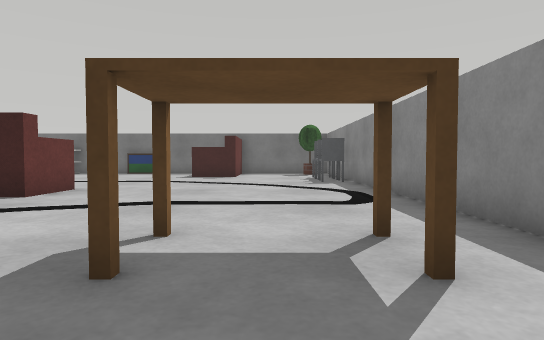
view 1 (above)

16 first-person views from a walk through a Webots world. The camera is 0.08 m above the floor, tilts 2° down and sees 75° across. The floor is counted in squares, 0.1 m on a side. Each view is taken from the middle of a square. On the plan, view 1 faces up. The plan holds only what a view shows up to about 11 squares ahead; the rest is blank. Robots are left out. Webots' stock objects and surfaces are drawn as simple stand-ins.

view 2
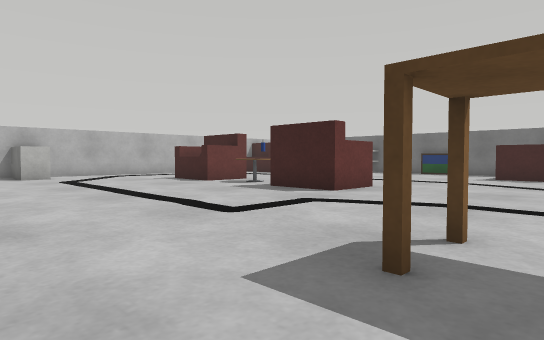

view 3
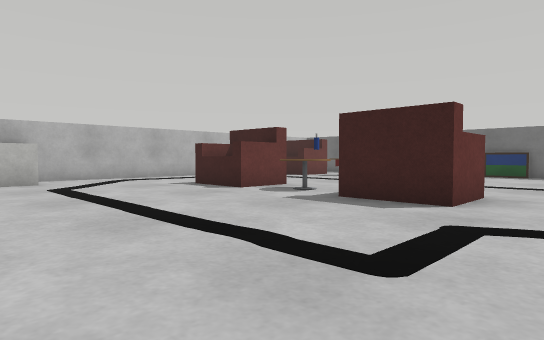

view 4
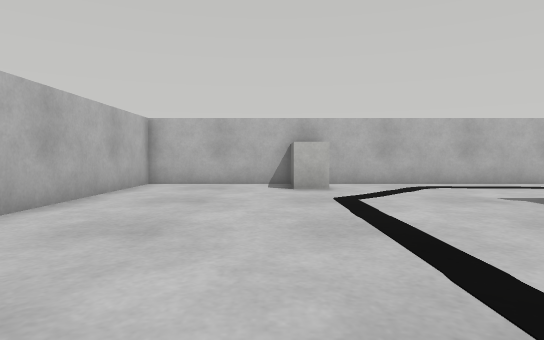

view 5
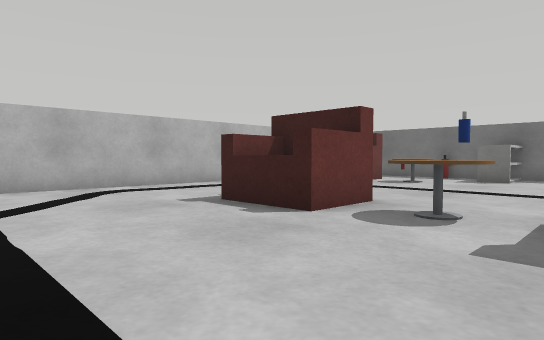

view 6
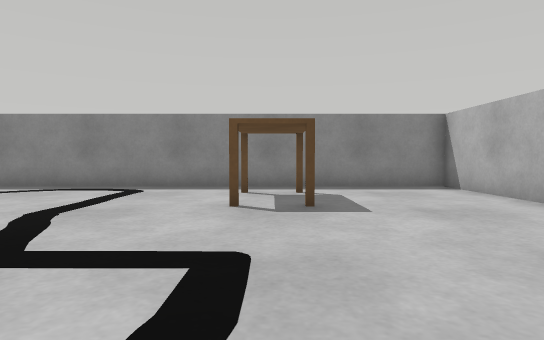

view 7
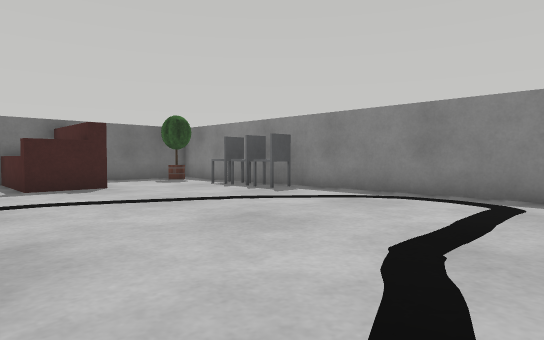

view 8
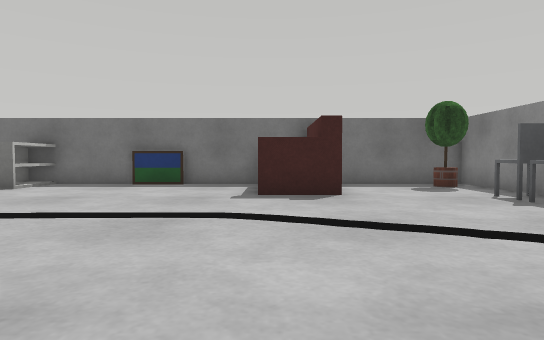

view 9
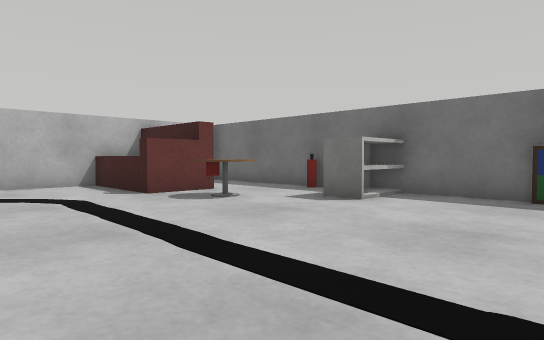

view 10
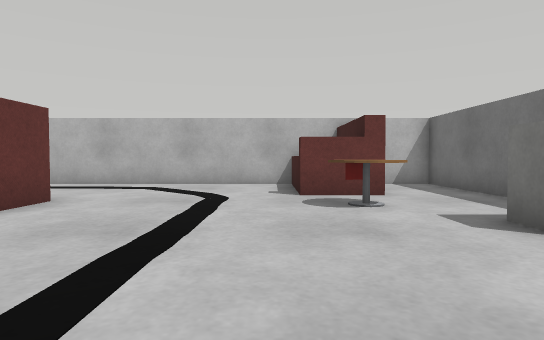

view 11
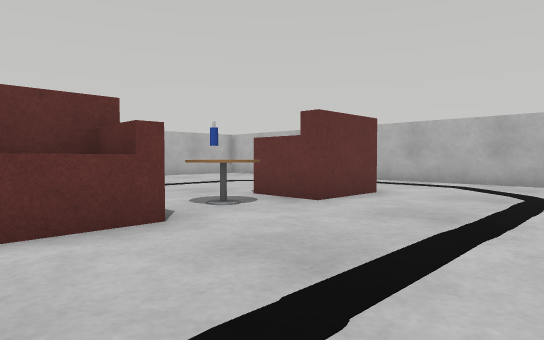

view 12
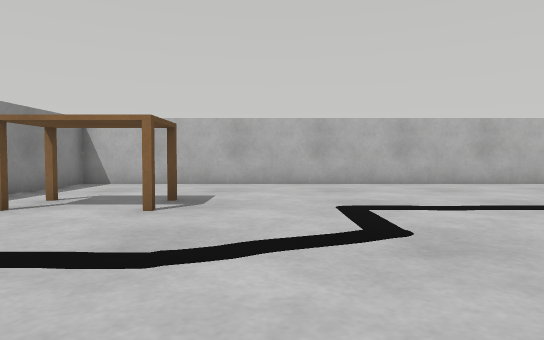

view 13
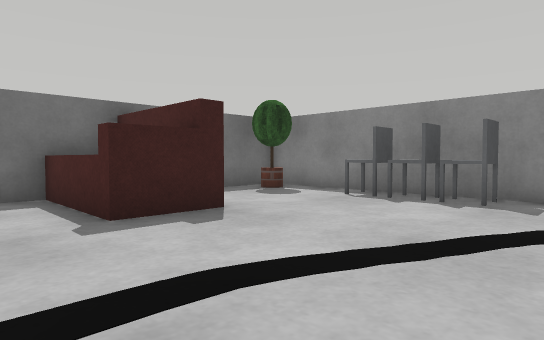

view 14
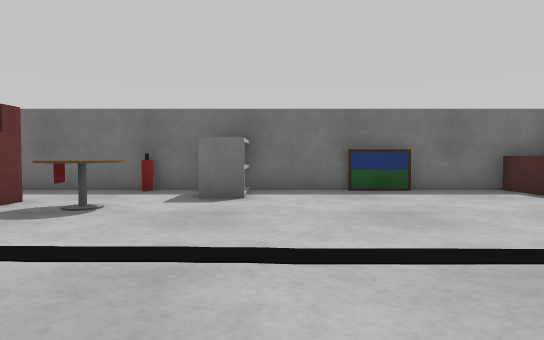

view 15
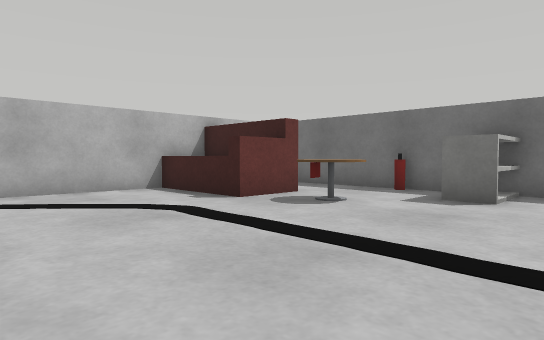

view 16
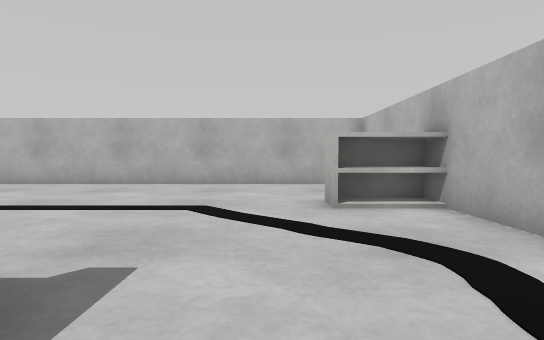

### Floor plan
Points are (right, up) in squares from view 1. A wall is a line through its corners. A room is listed if a view was taken in it or the views show most of it. See-through windows are left out.
Room 1 (views 1, 2, 3, 4, 5, 6, 7, 8, 9, 10, 11, 12, 13, 14, 15, 16)
walls: (-10.4, 17.8) (-16.7, 17.8) (-16.7, 16.4); (-3.4, 17.8) (-9.5, 17.8); (-16.7, 2.6) (-16.7, -1.7) (2.8, -1.7) (2.8, 17.8) (-0.9, 17.8); (-16.7, 13.5) (-16.7, 3.4)
objects: shelf (-17, 3) to (-15, 3); sofa (-17, 14) to (-14, 15); armchair (-12, 7) to (-11, 9); round table (-12, 14) to (-12, 15); fire extinguisher (-12, 18); shelf (-10, 16) to (-10, 18); bottle (-9, 8); round table (-8, 8); armchair (-7, 7) to (-5, 9); painting (-6, 18); sofa (-3, 15) to (-2, 18); desk (-1, 3) to (1, 3); chair (2, 12); chair (2, 13); chair (2, 14); potted tree (2, 17)

Positions as (right, up) in squares from view 1, and headings:
1: (0, 0), facing up
2: (0, 0), facing up-left
3: (-3, 1), facing up-left
4: (-6, 2), facing left
5: (-7, 3), facing up-left
6: (-7, 3), facing right
7: (-5, 5), facing up-right
8: (-3, 7), facing up
9: (-6, 10), facing up-left
10: (-6, 13), facing left
11: (-5, 13), facing down-left
12: (-3, 9), facing down
13: (-5, 10), facing up-right
14: (-9, 9), facing up
15: (-8, 9), facing up-left
16: (-14, 9), facing down
